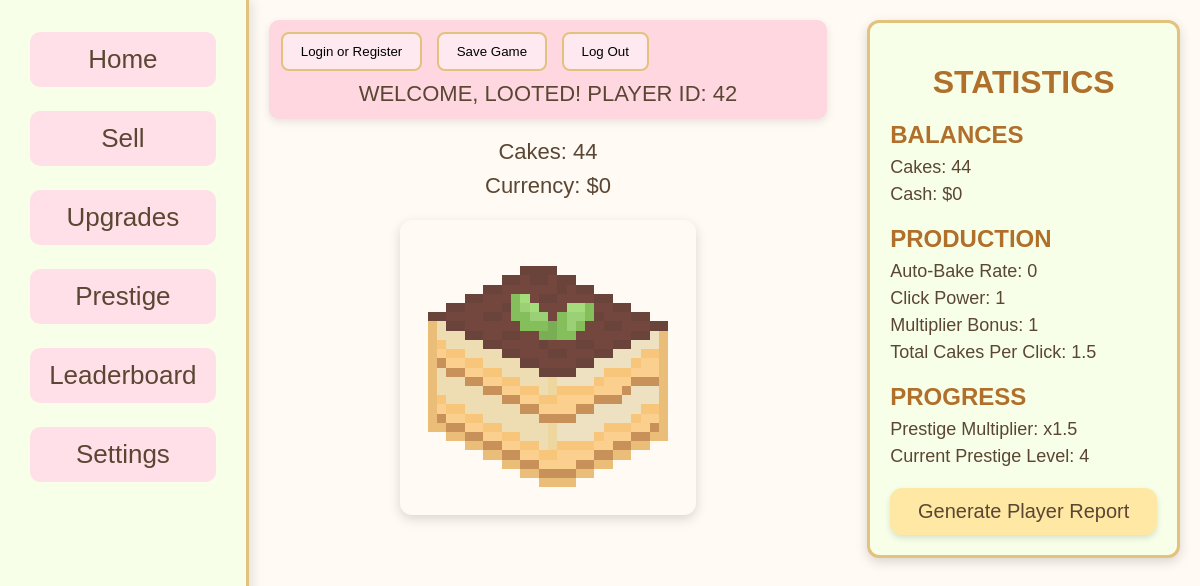
Before: /index.php (signed in) with the older database file.
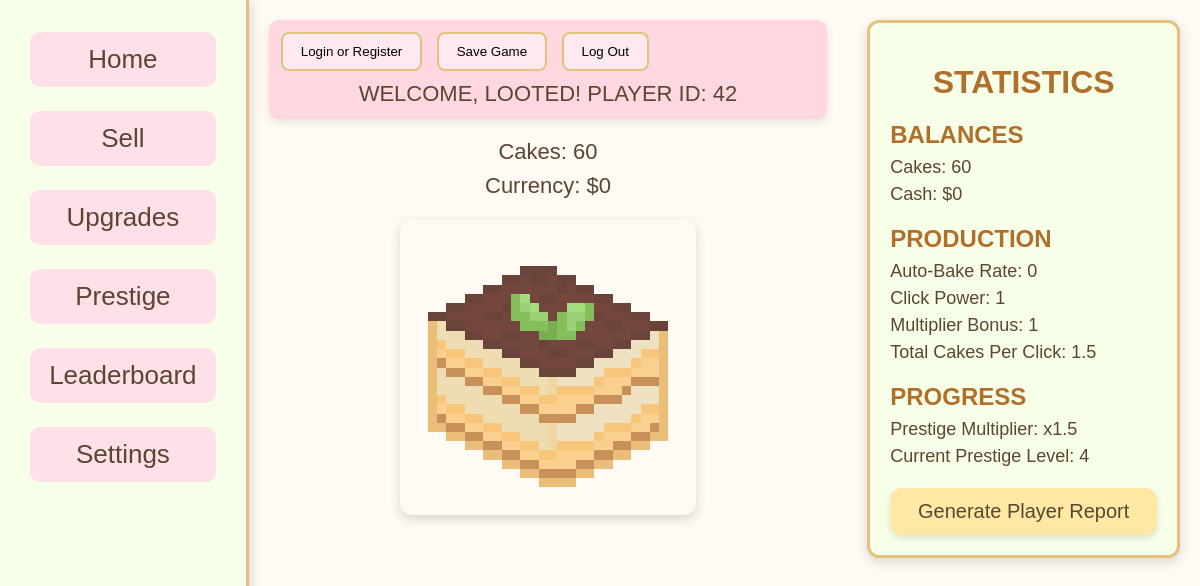
After: the same page with the newer database file.
### tables this page shows
CREATE TABLE "player_save" (
    id INTEGER PRIMARY KEY,
    cakes INTEGER DEFAULT 0,
    currency INTEGER DEFAULT 0, "multiplier" INTEGER DEFAULT 1, clickPower INTEGER DEFAULT 1, cps INTEGER DEFAULT 0, prestige_level INTEGER DEFAULT 0, prestige_multiplier REAL DEFAULT 1, "lifetime" INTEGER DEFAULT 0, "bonus" INTEGER DEFAULT 0, prestige_points INTEGER DEFAULT 0,
    FOREIGN KEY (id) REFERENCES users(id)
);

### index.php (the view, shortened to what this page needs)
<?php
    require_once __DIR__ . '/php/config.php';
    $current_cakes = 0;
    $current_currency = 0;
    if(isset($_SESSION['user_id'])) {
        try {
            $dsn = "sqlite:$db";
            $pdo = new \PDO($dsn);
            $pdo->setAttribute(\PDO::ATTR_ERRMODE, \PDO::ERRMODE_EXCEPTION);
            $stmt = $pdo->prepare("
                SELECT cakes, currency, multiplier, clickPower, cps, bonus, prestige_points, prestige_multiplier, prestige_level
                FROM player_save
                WHERE id = :user_id
            ");
            $stmt->execute([':user_id' => $_SESSION['user_id']]);
            $player_data = $stmt->fetch(\PDO::FETCH_ASSOC);
            if($player_data) {
                $current_cakes = (int)$player_data['cakes'];
                $current_currency = (int)$player_data['currency'];
                $current_multiplier = (int)$player_data['multiplier'];
                $current_clickPower = (int)$player_data['clickPower'];
                $current_cps = (int)$player_data['cps'];
                $current_prestige_multiplier = (float)$player_data['prestige_multiplier'];
                $current_prestige_level      = (int)$player_data['prestige_level'];
            }
        } catch (\PDOException $e) {
            echo "Database connection failed: " . $e->getMessage();
        }
    }
?>
<!DOCTYPE html>
    <html lang="en">
    <head>
        <link rel="stylesheet" href="Styles/index.css">
    </head>
    <body>
        <div class="column1">
            <div id="nav">
                <ul>
                    <li><a href="index.php"><button id = "homeButton">Home</button></a></li>
                    <li><a href="sell_cakes.php"><button id = "sellButton">Sell</button></a></li>
                    <li><a href="upgrades.php"><button id = "upgradesButton">Upgrades</button></a></li>
                    <li><a href="prestige.php"><button id = "prestigeButton">Prestige</button></a></li>
                    <li><a href="leaderboard.php"><button id = "leaderboard">Leaderboard</button></a></li>
                    <li><a href="settings.php"><button id = "settingsButton">Settings</button></a></li>
                </ul>
            </div>
        </div>
        <div class="column2">
            <div id="topBar">
                <a href="php/login.php"><button id = "loginButton">Login or Register</button></a>
                <button id="saveButton">Save Game</button>
                <button id = "logOut">Log Out</button>
                <?php
                    if (isset($_SESSION['username'])):
                ?>
                <div class="welcome-message">
                    <?php
                        echo 'WELCOME, ' . strtoupper($_SESSION['username']) . '!';
                        echo ' PLAYER ID: ' . $_SESSION['user_id'];
                    ?>
                </div>
                    <?php else: ?>
                        <div class = "login-message">
                            <p>&#8593 LOG IN OR CREATE ACCOUNT TO PLAY</p>
                        </div>
                    <?php endif; ?>
            </div>
            <div id="currency">
                <ul>
                    <li>Cakes: <span id="clickCount1" data-cake><?php echo isset($current_cakes) ? $current_cakes : 0; ?></span></li>
                    <li>Currency: $<span id="cash"><?php echo isset($current_currency) ? $current_currency : 0; ?></span></li>
                </ul>
            </div>
            <div id="cake">
                <button id="clicker"><img src="Images/Tiramisu.png" alt="Cake"></button>
            </div>
        </div>
        <div class="column3">
            <div id="stats">
                <h1>STATISTICS</h1>
                <h2>BALANCES</h2>
                    <ul>
                        <li>Cakes: <span id="clickCount2" data-cake><?php echo isset($current_cakes) ? $current_cakes : 0; ?></span></li>
                        <li>Cash: $<span id="money"><?php echo isset($current_currency) ? $current_currency : 0; ?></span></li>
                    </ul>
                <h2>PRODUCTION</h2>
                    <ul>
                        <li>Auto-Bake Rate: <?php echo isset($current_cps) ? $current_cps : 0; ?></li>
                        <li>Click Power: <?php echo isset($current_clickPower) ? $current_clickPower : 0;?></li>
                        <li>Multiplier Bonus: <?php echo isset($current_multiplier) ? $current_multiplier : 0; ?></li>
                        <li>Total Cakes Per Click: <?php echo isset($current_clickPower) ? $current_clickPower * $current_multiplier * $current_prestige_multiplier : 0;?></li>
                    </ul>
                <h2>PROGRESS</h2>
                    <ul>
                        <li>Prestige Multiplier: x<?php echo $current_prestige_multiplier; ?></li>
                        <li>Current Prestige Level: <?php echo $current_prestige_level; ?></li>
                    </ul>
                <button id="playerReport"><a href="player_report.php">Generate Player Report</a></button>
        </div>
    </body>
</html>

### Styles/index.css (style rules this page uses)
html, body { margin: 0; padding: 0; height: 100%; background-color: #fffaf3; font-family: 'Trebuchet MS', sans-serif; color: #5a4633; }
body { display: flex; flex-direction: row; min-height: 100vh; }
.column1 { width: 22%; background-color: #f7ffe8; border-right: 3px solid #e3c27d; padding-top: 20px; box-shadow: 4px 0 10px rgba(0,0,0,0.1); }
#nav ul { list-style: none; padding: 0; margin: 0; }
#nav ul li { padding: 12px 30px; }
#nav ul li button { width: 100%; font-size: 26px; padding: 12px; border-radius: 10px; border: none; background-color: #ffe0e8; color: #5a4633; cursor: pointer; transition: 0.2s ease; }
.column2 { width: 50%; padding: 20px; }
#topBar { background-color: #ffd7e1; padding: 12px; border-radius: 10px; margin-bottom: 20px; box-shadow: 0 3px 8px rgba(0,0,0,0.1); }
#topBar button { background-color: #ffe9f0; border: 2px solid #e3c27d; padding: 10px 18px; border-radius: 8px; margin-right: 10px; cursor: pointer; transition: 0.2s ease; }
.welcome-message { text-align: center; font-size: 22px; color: #5a4633; margin-top: 10px; }
#currency ul { list-style: none; padding: 0; margin: 0; font-size: 22px; text-align: center; }
#currency ul li { margin: 8px 0; }
#cake button { display: block; margin: 20px auto; width: 55%; background: none; border: none; cursor: pointer; }
#cake button img { width: 100%; border-radius: 12px; box-shadow: 0 4px 12px rgba(0,0,0,0.15); transition: 0.15s ease; image-rendering: pixelated; animation: cakePulse 1.4s ease-in-out infinite; }
.column3 { width: 28%; padding: 20px; }
#stats { background-color: #f7ffe8; border: 3px solid #e3c27d; border-radius: 12px; padding: 20px; box-shadow: 0 4px 12px rgba(0,0,0,0.15); }
#stats h1 { text-align: center; margin-bottom: 15px; color: #b06f2a; }
#stats h2 { margin-top: 20px; margin-bottom: 8px; color: #b06f2a; }
#stats ul { list-style: none; padding: 0; margin: 0; }
#stats ul li { margin: 6px 0; font-size: 18px; }
#playerReport { background-color: #ffe8a3; padding: 12px 22px; font-size: 20px; border: none; border-radius: 12px; cursor: pointer; transition: 0.25s ease; width: 100%; margin-top: 15px; text-align: center; box-shadow: 0 3px 6px rgba(0,0,0,0.12); }
#playerReport a { color: #5a4633; text-decoration: none; display: block; width: 100%; height: 100%; }

Changed rows visible on the page:
changed player_save: cakes "44" → "60"
